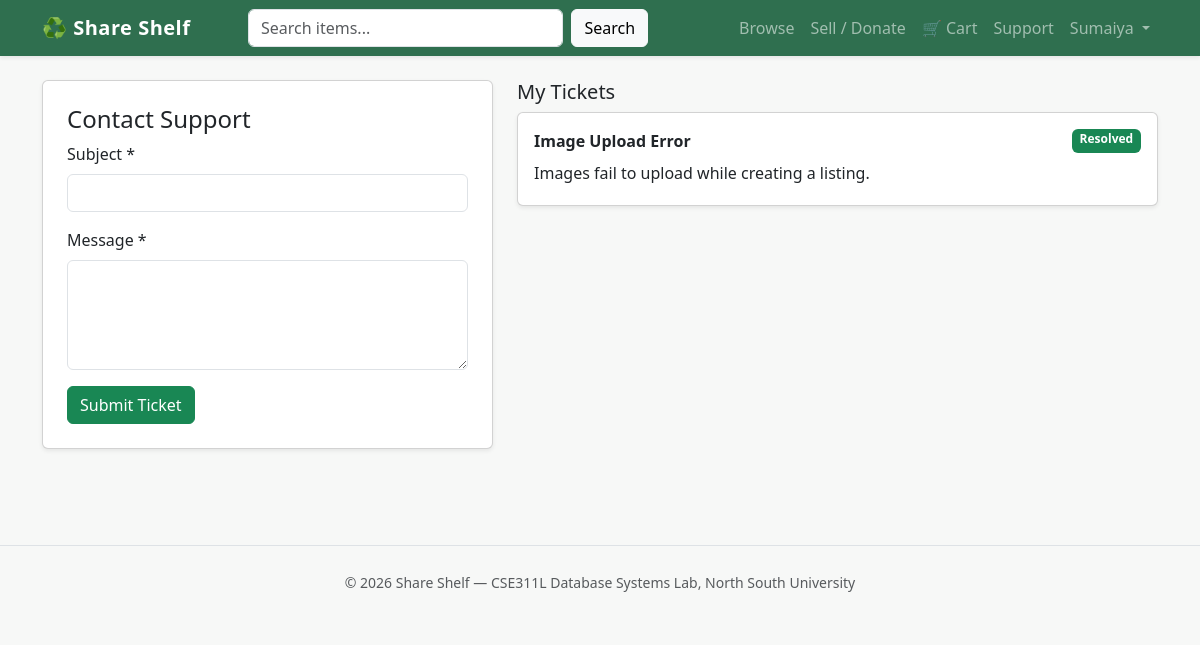
Page /share_shelf/support.php (signed in) on the committed database.
### tables this page shows
CREATE TABLE `support_ticket` (
  `Ticket_ID` int(11) NOT NULL AUTO_INCREMENT,
  `User_ID` int(11) DEFAULT NULL,
  `Contact_Name` varchar(100) DEFAULT NULL,
  `Contact_Email` varchar(255) DEFAULT NULL,
  `Contact_Phone` varchar(15) DEFAULT NULL,
  `Subject` varchar(100) NOT NULL,
  `Message` varchar(255) NOT NULL,
  `Status` varchar(50) NOT NULL,
  `Reply` varchar(500) DEFAULT NULL,
  `Reply_Date` datetime DEFAULT NULL,
  `Admin_ID` int(11) DEFAULT NULL,
  PRIMARY KEY (`Ticket_ID`),
  KEY `User_ID` (`User_ID`),
  KEY `fk_ticket_admin` (`Admin_ID`)
);

### share_shelf/includes/auth.php (called while the page is built, shortened)
<?php
function current_user_id() {
    return $_SESSION['user_id'] ?? null;
}
function is_logged_in() {
    return isset($_SESSION['user_id']);
}

### share_shelf/support.php (the view, shortened to what this page needs)
<?php
require "config/db.php";
require "includes/auth.php";
$logged_in = is_logged_in();
$user_id = current_user_id();
$tickets = null;
if ($logged_in) {
    $tickets = mysqli_query($conn, "SELECT * FROM support_ticket WHERE User_ID = $user_id ORDER BY Ticket_ID DESC");
}
include "includes/header.php";
?>
<div class="row">
  <div class="col-md-5 mb-4">
    <div class="card shadow-sm p-4">
      <h4>Contact Support</h4>
      <form method="post">
        <div class="mb-3">
          <label class="form-label">Subject *</label>
          <input type="text" name="subject" class="form-control" required value="<?= htmlspecialchars($_POST['subject'] ?? '') ?>">
        </div>
        <div class="mb-3">
          <label class="form-label">Message *</label>
          <textarea name="message" class="form-control" rows="4" required><?= htmlspecialchars($_POST['message'] ?? '') ?></textarea>
        </div>
        <button class="btn btn-success" type="submit">Submit Ticket</button>
      </form>
    </div>
  </div>
  <div class="col-md-7">
    <?php if ($logged_in): ?>
      <h5>My Tickets</h5>
      <?php if ($tickets): while ($t = mysqli_fetch_assoc($tickets)): ?>
        <div class="card shadow-sm mb-3">
          <div class="card-body">
            <div class="d-flex justify-content-between">
              <strong><?= htmlspecialchars($t['Subject']) ?></strong>
              <span class="badge bg-<?= $t['Status'] === 'Resolved' ? 'success' : ($t['Status'] === 'Open' ? 'warning' : 'secondary') ?>"><?= htmlspecialchars($t['Status']) ?></span>
            </div>
            <p class="mb-1 mt-2"><?= nl2br(htmlspecialchars($t['Message'])) ?></p>
          </div>
        </div>
      <?php endwhile; endif; ?>
    <?php endif; ?>
  </div>
</div>
<?php include "includes/footer.php"; ?>

### share_shelf/css/style.css (style rules this page uses)
body { background-color: #f7f8f7; }

### rows in the picture
support_ticket: Subject "Image Upload Error", Status "Resolved", Message "Images fail to upload while creating a listing."

### other values in the picture
$_SESSION['user_name'] "Sumaiya"
